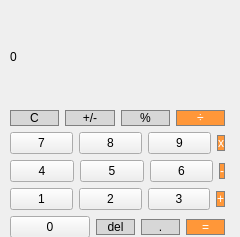
<?xml version="1.0" encoding="UTF-8"?>
<ui version="4.0">
 <class>MainWindow</class>
 <widget class="QMainWindow" name="MainWindow">
  <property name="geometry">
   <rect>
    <x>0</x>
    <y>0</y>
    <width>240</width>
    <height>237</height>
   </rect>
  </property>
  <property name="windowTitle">
   <string>MainWindow</string>
  </property>
  <widget class="QWidget" name="centralwidget">
   <widget class="QWidget" name="">
    <property name="geometry">
     <rect>
      <x>10</x>
      <y>10</y>
      <width>215</width>
      <height>228</height>
     </rect>
    </property>
    <layout class="QVBoxLayout" name="verticalLayout">
     <item>
      <widget class="QLabel" name="label">
       <property name="styleSheet">
        <string notr="true">QLabel {
	qproperty-alignment: 'AlignVCenter | AlignRight';
	border: 1px solid gray;
	
}

background_color: white;</string>
       </property>
       <property name="text">
        <string>0</string>
       </property>
      </widget>
     </item>
     <item>
      <layout class="QHBoxLayout" name="horizontalLayout">
       <item>
        <widget class="QPushButton" name="pushButton_clear">
         <property name="styleSheet">
          <string notr="true">QPushButton {
	background-color: rgb(215, 215, 215);
	border: 1px solid gray;
}

QPushButton:pressed {
	background-color: qlineargradient(x1: 0, y1: 0, x2: 0, y2: 1, stop: 0 #BEBEBE, stop: 1 #D7D7D7);
}</string>
         </property>
         <property name="text">
          <string>C</string>
         </property>
        </widget>
       </item>
       <item>
        <widget class="QPushButton" name="pushButton_plusminus">
         <property name="styleSheet">
          <string notr="true">QPushButton {
	background-color: rgb(215, 215, 215);
	border: 1px solid gray;
}

QPushButton:pressed {
	background-color: qlineargradient(x1: 0, y1: 0, x2: 0, y2: 1, stop: 0 #BEBEBE, stop: 1 #D7D7D7);
}</string>
         </property>
         <property name="text">
          <string>+/-</string>
         </property>
        </widget>
       </item>
       <item>
        <widget class="QPushButton" name="pushButton_percentage">
         <property name="styleSheet">
          <string notr="true">QPushButton {
	background-color: rgb(215, 215, 215);
	border: 1px solid gray;
}

QPushButton:pressed {
	background-color: qlineargradient(x1: 0, y1: 0, x2: 0, y2: 1, stop: 0 #BEBEBE, stop: 1 #D7D7D7);
}</string>
         </property>
         <property name="text">
          <string>%</string>
         </property>
        </widget>
       </item>
       <item>
        <widget class="QPushButton" name="pushButton_divide">
         <property name="styleSheet">
          <string notr="true">QPushButton {
	background-color: rgb(255, 151, 57);
	color: white;
	border: 1px solid gray;
}

QPushButton:pressed {
	background-color: qlineargradient(x1: 0, y1: 0, x2: 0, y2: 1, stop: 0 #FF7832, stop: 1 #FF9739);
}</string>
         </property>
         <property name="text">
          <string>÷</string>
         </property>
        </widget>
       </item>
      </layout>
     </item>
     <item>
      <layout class="QHBoxLayout" name="horizontalLayout_2">
       <item>
        <widget class="QPushButton" name="pushButton_7">
         <property name="styleSheet">
          <string notr="true">QPushBotton {
	border: 1px solid gray;
}
QPushButton:pressed {
	background-color: qlineargradient(x1: 0, y1: 0, x2: 0, y2: 1, stop: 0 #dadbde, stop: 1 #f6f7fa);
}</string>
         </property>
         <property name="text">
          <string>7</string>
         </property>
        </widget>
       </item>
       <item>
        <widget class="QPushButton" name="pushButton_8">
         <property name="styleSheet">
          <string notr="true">QPushBotton {
	border: 1px solid gray;
}
QPushButton:pressed {
	background-color: qlineargradient(x1: 0, y1: 0, x2: 0, y2: 1, stop: 0 #dadbde, stop: 1 #f6f7fa);
}</string>
         </property>
         <property name="text">
          <string>8</string>
         </property>
        </widget>
       </item>
       <item>
        <widget class="QPushButton" name="pushButton_9">
         <property name="styleSheet">
          <string notr="true">QPushBotton {
	border: 1px solid gray;
}
QPushButton:pressed {
	background-color: qlineargradient(x1: 0, y1: 0, x2: 0, y2: 1, stop: 0 #dadbde, stop: 1 #f6f7fa);
}</string>
         </property>
         <property name="text">
          <string>9</string>
         </property>
        </widget>
       </item>
       <item>
        <widget class="QPushButton" name="pushButton_multiply">
         <property name="styleSheet">
          <string notr="true">QPushButton {
	background-color: rgb(255, 151, 57);
	color: white;
	border: 1px solid gray;
}

QPushButton:pressed {
	background-color: qlineargradient(x1: 0, y1: 0, x2: 0, y2: 1, stop: 0 #FF7832, stop: 1 #FF9739);
}</string>
         </property>
         <property name="text">
          <string>x</string>
         </property>
        </widget>
       </item>
      </layout>
     </item>
     <item>
      <layout class="QHBoxLayout" name="horizontalLayout_3">
       <item>
        <widget class="QPushButton" name="pushButton_4">
         <property name="styleSheet">
          <string notr="true">QPushBotton {
	border: 1px solid gray;
}
QPushButton:pressed {
	background-color: qlineargradient(x1: 0, y1: 0, x2: 0, y2: 1, stop: 0 #dadbde, stop: 1 #f6f7fa);
}</string>
         </property>
         <property name="text">
          <string>4</string>
         </property>
        </widget>
       </item>
       <item>
        <widget class="QPushButton" name="pushButton_5">
         <property name="styleSheet">
          <string notr="true">QPushBotton {
	border: 1px solid gray;
}
QPushButton:pressed {
	background-color: qlineargradient(x1: 0, y1: 0, x2: 0, y2: 1, stop: 0 #dadbde, stop: 1 #f6f7fa);
}</string>
         </property>
         <property name="text">
          <string>5</string>
         </property>
        </widget>
       </item>
       <item>
        <widget class="QPushButton" name="pushButton_6">
         <property name="styleSheet">
          <string notr="true">QPushBotton {
	border: 1px solid gray;
}
QPushButton:pressed {
	background-color: qlineargradient(x1: 0, y1: 0, x2: 0, y2: 1, stop: 0 #dadbde, stop: 1 #f6f7fa);
}</string>
         </property>
         <property name="text">
          <string>6</string>
         </property>
        </widget>
       </item>
       <item>
        <widget class="QPushButton" name="pushButton_minus">
         <property name="styleSheet">
          <string notr="true">QPushButton {
	background-color: rgb(255, 151, 57);
	color: white;
	border: 1px solid gray;
}

QPushButton:pressed {
	background-color: qlineargradient(x1: 0, y1: 0, x2: 0, y2: 1, stop: 0 #FF7832, stop: 1 #FF9739);
}</string>
         </property>
         <property name="text">
          <string>-</string>
         </property>
        </widget>
       </item>
      </layout>
     </item>
     <item>
      <layout class="QHBoxLayout" name="horizontalLayout_4">
       <item>
        <widget class="QPushButton" name="pushButton_1">
         <property name="styleSheet">
          <string notr="true">QPushBotton {
	border: 1px solid gray;
}
QPushButton:pressed {
	background-color: qlineargradient(x1: 0, y1: 0, x2: 0, y2: 1, stop: 0 #dadbde, stop: 1 #f6f7fa);
}</string>
         </property>
         <property name="text">
          <string>1</string>
         </property>
        </widget>
       </item>
       <item>
        <widget class="QPushButton" name="pushButton_2">
         <property name="styleSheet">
          <string notr="true">QPushBotton {
	border: 1px solid gray;
}
QPushButton:pressed {
	background-color: qlineargradient(x1: 0, y1: 0, x2: 0, y2: 1, stop: 0 #dadbde, stop: 1 #f6f7fa);
}</string>
         </property>
         <property name="text">
          <string>2</string>
         </property>
        </widget>
       </item>
       <item>
        <widget class="QPushButton" name="pushButton_3">
         <property name="styleSheet">
          <string notr="true">QPushBotton {
	border: 1px solid gray;
}
QPushButton:pressed {
	background-color: qlineargradient(x1: 0, y1: 0, x2: 0, y2: 1, stop: 0 #dadbde, stop: 1 #f6f7fa);
}</string>
         </property>
         <property name="text">
          <string>3</string>
         </property>
        </widget>
       </item>
       <item>
        <widget class="QPushButton" name="pushButton_plus">
         <property name="styleSheet">
          <string notr="true">QPushButton {
	background-color: rgb(255, 151, 57);
	color: white;
	border: 1px solid gray;
}

QPushButton:pressed {
	background-color: qlineargradient(x1: 0, y1: 0, x2: 0, y2: 1, stop: 0 #FF7832, stop: 1 #FF9739);
}</string>
         </property>
         <property name="text">
          <string>+</string>
         </property>
        </widget>
       </item>
      </layout>
     </item>
     <item>
      <layout class="QHBoxLayout" name="horizontalLayout_5">
       <item>
        <widget class="QPushButton" name="pushButton_0">
         <property name="styleSheet">
          <string notr="true">QPushBotton {
	border: 1px solid gray;
}
QPushButton:pressed {
	background-color: qlineargradient(x1: 0, y1: 0, x2: 0, y2: 1, stop: 0 #dadbde, stop: 1 #f6f7fa);
}</string>
         </property>
         <property name="text">
          <string>0</string>
         </property>
        </widget>
       </item>
       <item>
        <widget class="QPushButton" name="pushButton_del">
         <property name="styleSheet">
          <string notr="true">QPushButton {
	background-color: rgb(215, 215, 215);
	border: 1px solid gray;
}

QPushButton:pressed {
	background-color: qlineargradient(x1: 0, y1: 0, x2: 0, y2: 1, stop: 0 #BEBEBE, stop: 1 #D7D7D7);
}</string>
         </property>
         <property name="text">
          <string>del</string>
         </property>
        </widget>
       </item>
       <item>
        <widget class="QPushButton" name="pushButton_dot">
         <property name="styleSheet">
          <string notr="true">QPushButton {
	background-color: rgb(215, 215, 215);
	border: 1px solid gray;
}

QPushButton:pressed {
	background-color: qlineargradient(x1: 0, y1: 0, x2: 0, y2: 1, stop: 0 #BEBEBE, stop: 1 #D7D7D7);
}</string>
         </property>
         <property name="text">
          <string>.</string>
         </property>
        </widget>
       </item>
       <item>
        <widget class="QPushButton" name="pushButton_equals">
         <property name="styleSheet">
          <string notr="true">QPushButton {
	background-color: rgb(255, 151, 57);
	color: white;
	border: 1px solid gray;
}

QPushButton:pressed {
	background-color: qlineargradient(x1: 0, y1: 0, x2: 0, y2: 1, stop: 0 #FF7832, stop: 1 #FF9739);
}</string>
         </property>
         <property name="text">
          <string>=</string>
         </property>
        </widget>
       </item>
      </layout>
     </item>
    </layout>
   </widget>
  </widget>
 </widget>
 <resources/>
 <connections/>
</ui>
